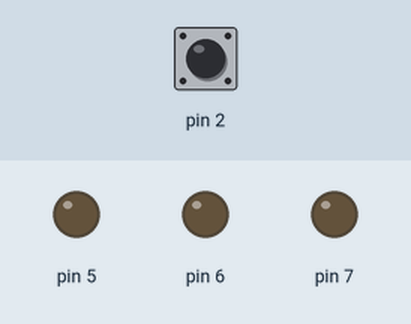
This program was run on a simulated Arduino Uno, built with avr-gcc and run on an emulated ATmega328P. Shown: output pins drawn as LEDs (lit = HIGH). The inputs (shaded band) are chosen by the test bench; at power-on: pin 2 LOW.

Above: at 5.0 s.
5.1 s: pin 2 driven HIGH
At 6.0 s:
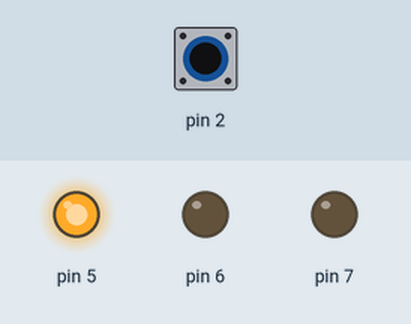
6.6 s: pin 2 pulsed LOW 5 times (0.12 s each, 0.3 s apart)
At 8.9 s:
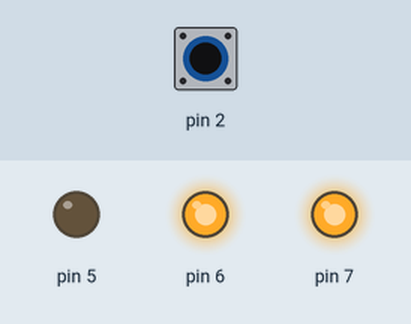
9.6 s: pin 2 pulsed LOW 2 times (0.12 s each, 0.3 s apart)
At 9.87 s:
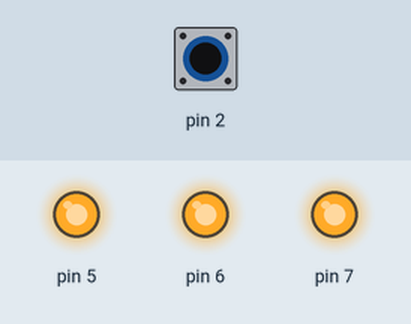
Timing chart, 0 to 12.6 s (numbered marks = the images above; inputs shaded):
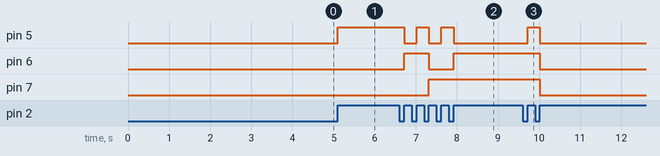

Measured:
- after the input at 5.1 s, pin 5: LOW → HIGH at once
- after the input at 6.6 s, pin 5: alternates HIGH for 0.30 s and LOW for 0.30 s, 5 changes in all, then stays LOW, starting after 0.12 s; pin 6: LOW → HIGH after 0.12 s, → LOW 0.60 s later, → HIGH 0.60 s later; pin 7: LOW → HIGH after 0.72 s
- after the input at 9.6 s, pin 5: LOW → HIGH after 0.12 s, → LOW 0.30 s later; pin 6, pin 7: HIGH → LOW after 0.42 s

The program:

main.cpp
```cpp
#include <Arduino.h>

char cont = 0;

ISR(INT0_vect){
  cont++;
  switch(cont){
    case 1:
      PORTD |= 1<<PD5;
      break;

    case 2:
      PORTD &=~ 1<<PD5;
      PORTD |= 1<<PD6;
      break;

    case 3:
      PORTD |= 1<<PD5;
      break;

    case 4:
      PORTD &=~ 1<<PD5;
      PORTD &=~ 1<<PD6;
      PORTD |= 1<<PD7;
      break;

    case 5:
      PORTD |= 1<<PD5;
      break;

    case 6:
      PORTD &=~ 1<<PD5;
      PORTD |= 1<<PD6;
      PORTD |= 1<<PD7;
      break;

    case 7:
      PORTD |= 1<<PD5;
      PORTD |= 1<<PD6;
      PORTD |= 1<<PD7;
      break;

    case 8:
      PORTD &=~ 1<<PD5;
      PORTD &=~ 1<<PD6;
      PORTD &=~ 1<<PD7;
      break;
  }

}

int main(){
  DDRD |= 1<<PD5 | 1<<PD6 | 1<<PD7;
  PORTD &=~ ((1<<PD5) | (1<<PD6) | (1<<PD7));
  EICRA |= 1<<ISC00 | 1<<ISC01;
  EIMSK = 1<<INT0;
  sei();


  while(1){

  }

}
```
